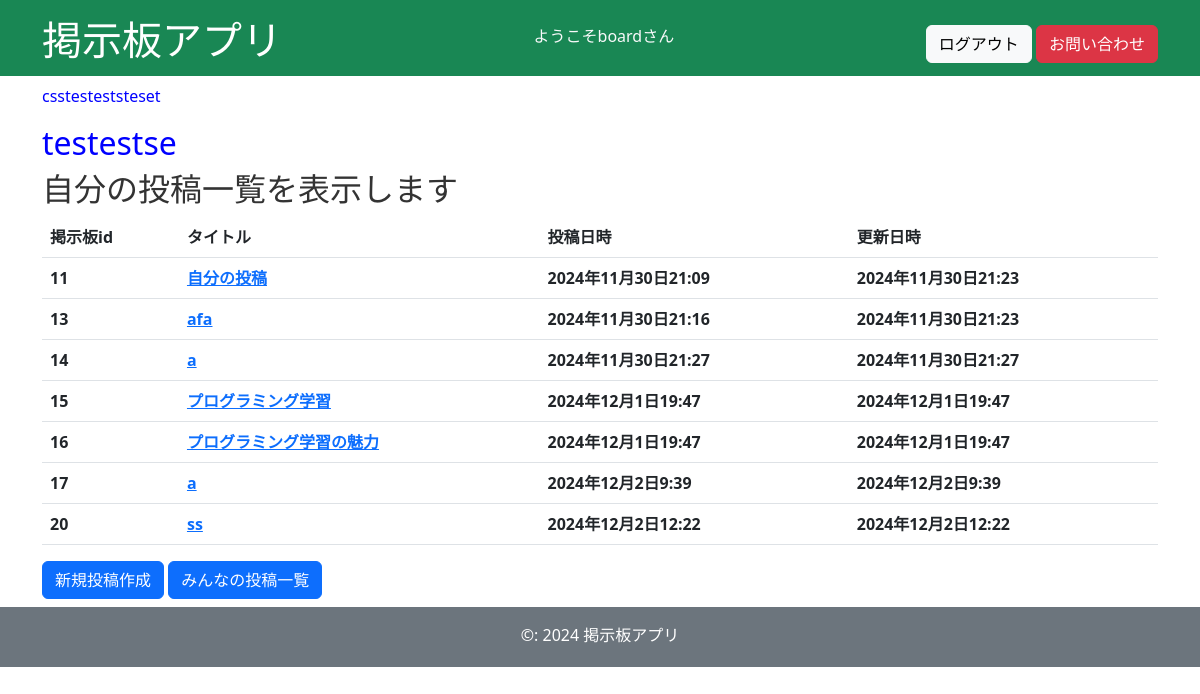
The page /my_boards/ (signed in) on the database its author committed.
### bulletion/models.py (models this page shows, shortened)
class BoardModel(models.Model):
    title = models.CharField(max_length=200)
    content = models.CharField(max_length=500)
    user = models.ForeignKey(User,on_delete=models.CASCADE,related_name='boards',null=True)
    created_at = models.DateTimeField(auto_now_add=True)
    update_at = models.DateTimeField(auto_now=True)
    favorited_by = models.ManyToManyField(User,related_name='favorite_boards',through='Favorite')

### bulletion/views.py (the view)
# urls.py: path('my_boards/',login_required(my_boards),name="my_boards"),
@login_required
def my_boards(request):
    user = request.user
    boards = user.boards.all()
    return render(request,"bulletion/my_boards.html",{'boards':boards})

### templates/bulletion/my_boards.html (shortened to what this page needs)
{% extends "bulletion/base.html" %}
{% block content %}
<p class="hightlight">csstesteststeset</p>
<h2 id="board-link">testestse</h2>
<section>
    <h2>自分の投稿一覧を表示します</h2>
    <table class="table">
    <thead>
        <tr>
            <th scope="col">掲示板id</th>
            <th scope="col">タイトル</th>
            <th scope="col">投稿日時</th>
            <th scope="col">更新日時</th>
        </tr>
    </thead>
    <tbody>
    {% for obj in boards %}
     <tr>
    <th scope="col">{{obj.pk}}</th>
    <th scope="col"><a href={% url "board-detail" obj.pk %}>{{obj.title}}</a></th>
    <th scope="col">  {{obj.created_at}}</th>
    <th scope="col">{{obj.update_at}}</th>
        </tr>
    {% endfor %} </tbody>
</table>
</section>
<a href="{% url 'board-create' %}" class="btn btn-primary">新規投稿作成</a>
<a href="{% url 'board-list' %}" class="btn btn-primary">みんなの投稿一覧</a>
{% endblock %}

### templates/bulletion/base.html (shortened to what this page needs)
<!DOCTYPE html>
<html lang="ja">
<head>
    <link href="https://cdn.jsdelivr.net/npm/bootstrap@5.3.0/dist/css/bootstrap.min.css" rel="stylesheet">
    <link rel="stylesheet" href="https://cdn.jsdelivr.net/npm/bootstrap-icons@1.11.3/font/bootstrap-icons.min.css">
    {% load static %}
    <link rel="stylesheet" href="{% static 'css/styles.css' %}">
</head>
<body>
    <header class="bg-success">
        <div class="container">
            <div class="pt-3 pb-1 mb-2 text-white d-flex justify-content-between align-items-center flex-wrap">
            <h1>掲示板アプリ</h1>
            {% if user.is_authenticated %}
                <div>
                    <p class="text-light">ようこそ{{user.username}}さん</p>
                </div>
                <div>
                    <form action="{% url 'logout' %}" method="post" style="display: inline;">
                        <button type="submit" class="btn btn-light">ログアウト</button>
                    </form>
                    <a href="{% url 'contact' %}" class="btn btn-danger">お問い合わせ</a>
                </div>
                {% else %}
                <div>
                    <a href="{% url 'signup' %}" class="btn btn-light">サインアップ</a>
                    <a href="{% url 'login' %}" class="btn btn-light">ログイン</a>
                    <a href="{% url 'contact' %}" class="btn btn-danger">お問い合わせ</a>
                </div>
                {% endif %}
            </div>
        </div>
    </header>
    <main>
        <div class="container">
            <div class="mb-2">
{% block content %}{% endblock %}
            </div>
        </div>
    </main>
<footer class="bg-secondary">
    <div class="container">
        <div class="pt-3 pb-1 text-white">
            <p class="text-center">&copy: 2024 掲示板アプリ</p>
        </div>
    </div>
</footer>
</body>
</html>

### static_local/css/styles.css (style rules this page uses)
.hightlight { color:blue; }
#board-link { color:blue; }
* { padding: 0px; margin: 0px; box-sizing: border-box; text-decoration: none; color: inherit; list-style-position: inside; }
body { font-size:16px; color: #333333; font-size:"Hiragino Kaku Gothic ProN", sans-serif; }

### rows shown on the page
BoardModel: pk "11", title "自分の投稿", created_at "2024年11月30日21:09", update_at "2024年11月30日21:23"
BoardModel: pk "13", title "afa", created_at "2024年11月30日21:16", update_at "2024年11月30日21:23"
BoardModel: pk "14", title "a", created_at "2024年11月30日21:27", update_at "2024年11月30日21:27"
BoardModel: pk "15", title "プログラミング学習", created_at "2024年12月1日19:47", update_at "2024年12月1日19:47"
BoardModel: pk "16", title "プログラミング学習の魅力", created_at "2024年12月1日19:47", update_at "2024年12月1日19:47"
BoardModel: pk "17", title "a", created_at "2024年12月2日9:39", update_at "2024年12月2日9:39"
BoardModel: pk "20", title "ss", created_at "2024年12月2日12:22", update_at "2024年12月2日12:22"

### other values the page prints
{{ user.username }} "board"
